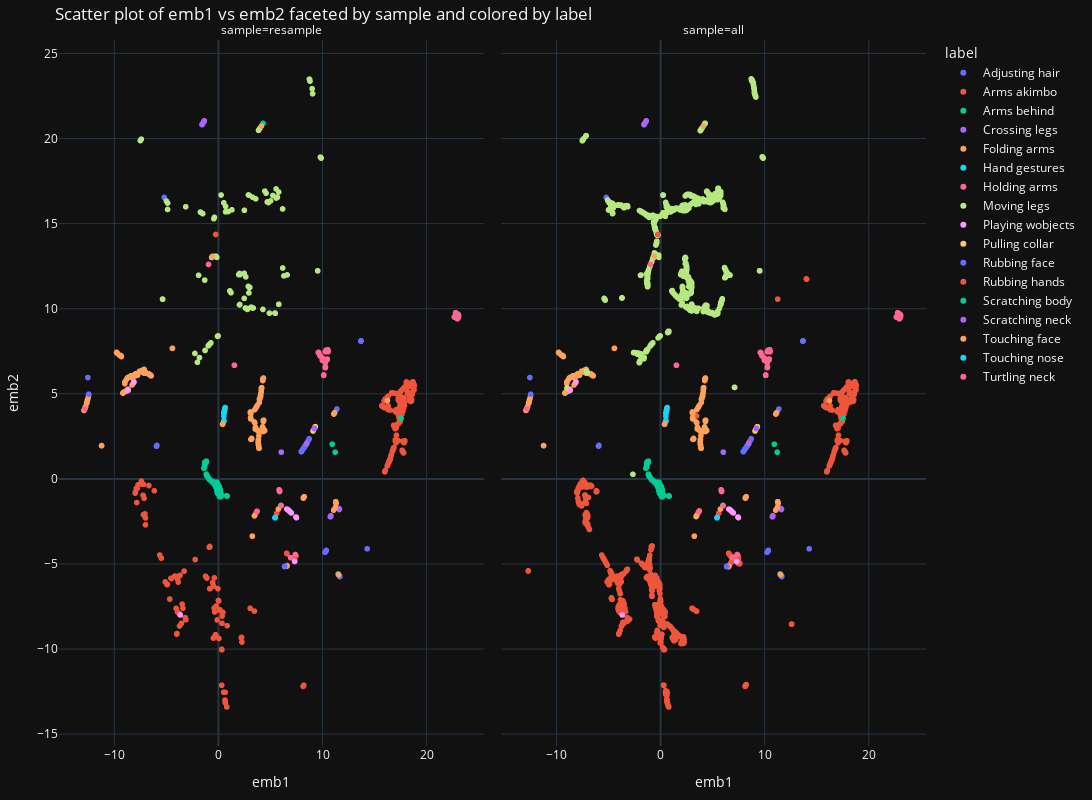
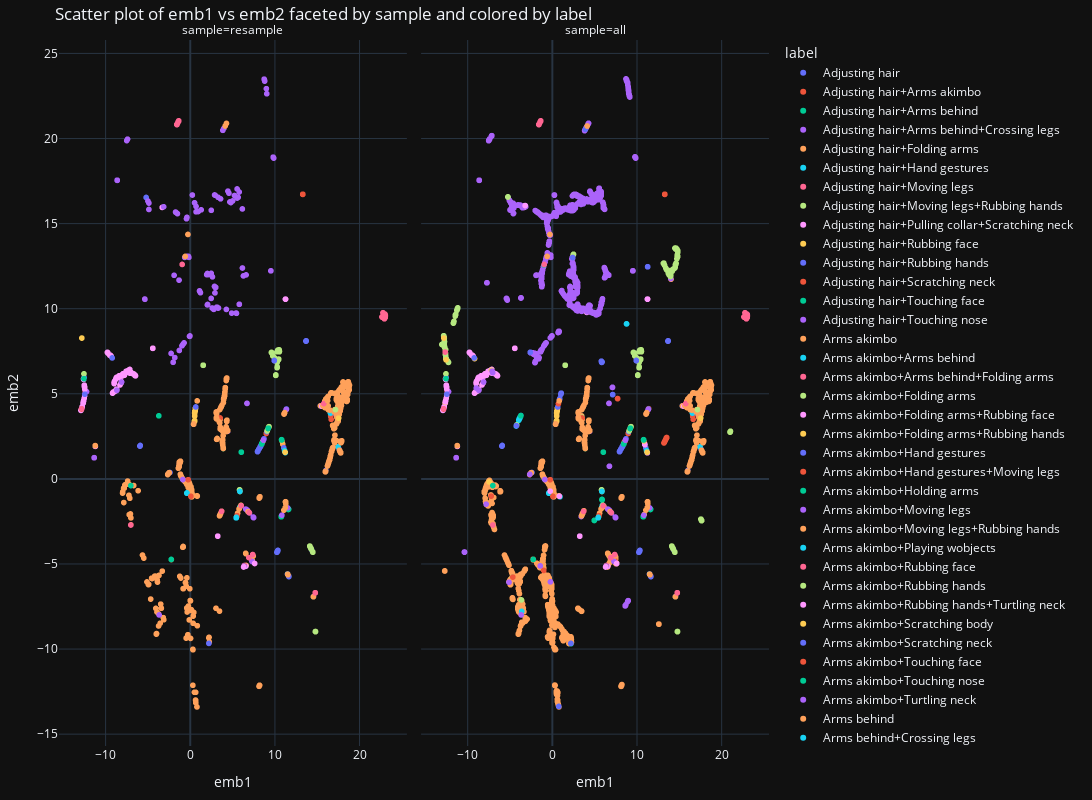

Source (notebook cell) for these figures, in order:
### Code cell
scatter_plot(df_all.loc[df_all['label_multi'].apply(lambda x: sum(x) == 1)])
scatter_plot(df_all)
